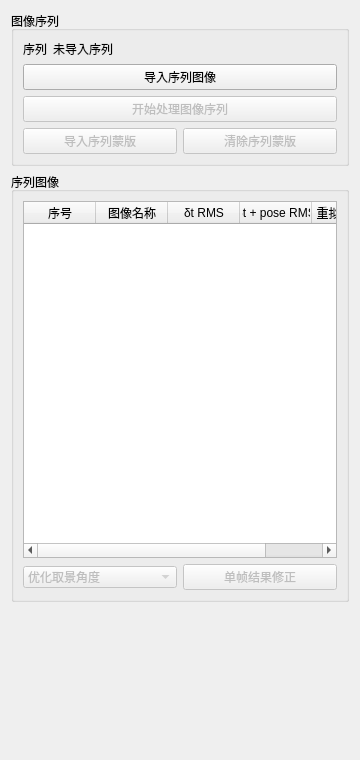
          <widget class="QWidget" name="widgetImageSequenceSidePanel">
           <property name="geometry">
            <rect>
             <x>0</x>
             <y>0</y>
             <width>360</width>
             <height>760</height>
            </rect>
           </property>
           <layout class="QVBoxLayout" name="verticalLayoutImageSequenceSidePanel">
            <item>
             <widget class="QGroupBox" name="groupBoxImageSequenceControls">
              <property name="title">
               <string>图像序列</string>
              </property>
              <layout class="QVBoxLayout" name="verticalLayoutImageSequenceControls">
               <item>
                <layout class="QFormLayout" name="formLayoutImageSequenceStatus">
                 <property name="fieldGrowthPolicy">
                  <enum>QFormLayout::AllNonFixedFieldsGrow</enum>
                 </property>
                 <property name="labelAlignment">
                  <set>Qt::AlignLeft|Qt::AlignVCenter</set>
                 </property>
                 <item row="0" column="0">
                  <widget class="QLabel" name="labelImageSequenceSummaryTitle">
                   <property name="text">
                    <string>序列</string>
                   </property>
                  </widget>
                 </item>
                 <item row="0" column="1">
                  <widget class="QLabel" name="labelImageSequenceSummary">
                   <property name="sizePolicy">
                    <sizepolicy hsizetype="Expanding" vsizetype="Preferred">
                     <horstretch>0</horstretch>
                     <verstretch>0</verstretch>
                    </sizepolicy>
                   </property>
                   <property name="minimumSize">
                    <size>
                     <width>0</width>
                     <height>0</height>
                    </size>
                   </property>
                   <property name="text">
                    <string>未导入序列</string>
                   </property>
                   <property name="wordWrap">
                    <bool>false</bool>
                   </property>
                  </widget>
                 </item>
                </layout>
               </item>
               <item>
                <widget class="QPushButton" name="pushButtonImportImageSequence">
                 <property name="text">
                  <string>导入序列图像</string>
                 </property>
                </widget>
               </item>
               <item>
                <widget class="QPushButton" name="pushButtonProcessImageSequence">
                 <property name="enabled">
                  <bool>false</bool>
                 </property>
                 <property name="text">
                  <string>开始处理图像序列</string>
                 </property>
                </widget>
               </item>
               <item>
                <layout class="QHBoxLayout" name="horizontalLayoutImageSequenceMaskButtons">
                 <item>
                  <widget class="QPushButton" name="pushButtonImportImageSequenceSkyMask">
                   <property name="enabled">
                    <bool>false</bool>
                   </property>
                   <property name="text">
                    <string>导入序列蒙版</string>
                   </property>
                  </widget>
                 </item>
                 <item>
                  <widget class="QPushButton" name="pushButtonClearImageSequenceSkyMask">
                   <property name="enabled">
                    <bool>false</bool>
                   </property>
                   <property name="text">
                    <string>清除序列蒙版</string>
                   </property>
                  </widget>
                 </item>
                </layout>
               </item>
              </layout>
             </widget>
            </item>
            <item>
             <widget class="QGroupBox" name="groupBoxImageSequenceList">
              <property name="title">
               <string>序列图像</string>
              </property>
              <property name="minimumSize">
               <size>
                <width>0</width>
                <height>430</height>
               </size>
              </property>
              <layout class="QVBoxLayout" name="verticalLayoutImageSequenceList">
               <item>
                <widget class="QTableWidget" name="tableWidgetImageSequence">
                 <property name="minimumSize">
                  <size>
                   <width>0</width>
                   <height>340</height>
                  </size>
                 </property>
                 <property name="alternatingRowColors">
                  <bool>true</bool>
                 </property>
                 <property name="selectionMode">
                  <enum>QAbstractItemView::SingleSelection</enum>
                 </property>
                 <property name="selectionBehavior">
                  <enum>QAbstractItemView::SelectRows</enum>
                 </property>
                 <property name="verticalScrollMode">
                  <enum>QAbstractItemView::ScrollPerPixel</enum>
                 </property>
                 <property name="rowCount">
                  <number>0</number>
                 </property>
                 <property name="columnCount">
                  <number>5</number>
                 </property>
                 <attribute name="horizontalHeaderCascadingSectionResizes">
                  <bool>false</bool>
                 </attribute>
                 <attribute name="horizontalHeaderDefaultSectionSize">
                  <number>72</number>
                 </attribute>
                 <attribute name="horizontalHeaderMinimumSectionSize">
                  <number>40</number>
                 </attribute>
                 <attribute name="horizontalHeaderStretchLastSection">
                  <bool>false</bool>
                 </attribute>
                 <attribute name="verticalHeaderVisible">
                  <bool>false</bool>
                 </attribute>
                 <column>
                  <property name="text">
                   <string>序号</string>
                  </property>
                 </column>
                 <column>
                  <property name="text">
                   <string>图像名称</string>
                  </property>
                 </column>
                 <column>
                  <property name="text">
                   <string>δt RMS</string>
                  </property>
                 </column>
                 <column>
                  <property name="text">
                   <string>δt + pose RMS</string>
                  </property>
                 </column>
                 <column>
                  <property name="text">
                   <string>重拟合RMS</string>
                  </property>
                 </column>
                </widget>
               </item>
               <item>
                <layout class="QHBoxLayout" name="horizontalLayoutSequenceRefinement">
                 <item>
                  <widget class="QComboBox" name="comboBoxSequenceRefinementMode">
                   <property name="enabled">
                    <bool>false</bool>
                   </property>
                   <item>
                    <property name="text">
                     <string>优化取景角度</string>
                    </property>
                   </item>
                   <item>
                    <property name="text">
                     <string>单帧重新拟合</string>
                    </property>
                   </item>
                  </widget>
                 </item>
                 <item>
                  <widget class="QPushButton" name="pushButtonRefineSequenceFrames">
                   <property name="enabled">
                    <bool>false</bool>
                   </property>
                   <property name="text">
                    <string>单帧结果修正</string>
                   </property>
                  </widget>
                 </item>
                </layout>
               </item>
              </layout>
             </widget>
            </item>
            <item>
             <spacer name="verticalSpacerImageSequenceSidePanel">
              <property name="orientation">
               <enum>Qt::Vertical</enum>
              </property>
              <property name="sizeHint" stdset="0">
               <size>
                <width>20</width>
                <height>40</height>
               </size>
              </property>
             </spacer>
            </item>
           </layout>
          </widget>
